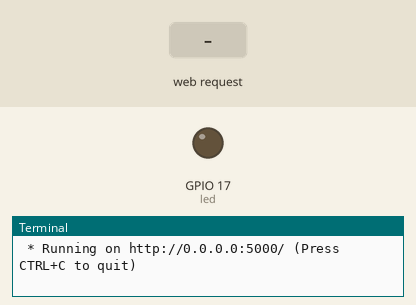
Bench run of a program on a simulated Raspberry Pi (BCM pin numbers). Shown: output pins drawn as LEDs (lit = HIGH), the last lines printed to the terminal. Inputs (shaded band) come from the test bench. The clock reads 2024-03-15 10:24:30 at power-on unless the program sets it.

Above: at 1.2 s.
1.3 s: HTTP request for /on received
At 2.2 s:
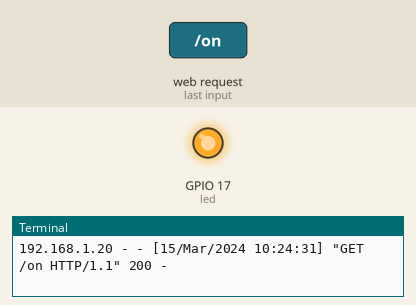
4.3 s: HTTP request for /off received
At 5.7 s:
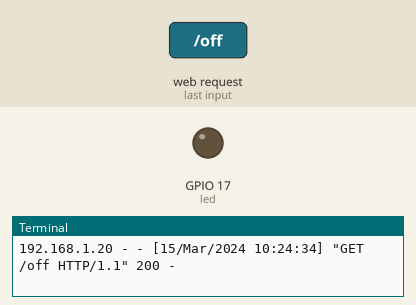
Timing chart, 0 to 7.3 s (numbered marks = the images above; inputs shaded):
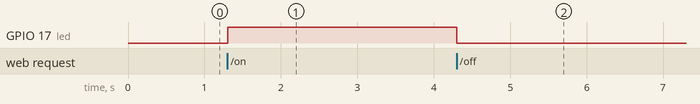

The program:

app.py
```python
from flask import Flask, render_template
from gpiozero import LED
app= Flask(__name__)
led=LED(17)
@app.route("/")
def home():
	return render_template("index.html")

@app.route("/on")
def turn_on():
	led.on()
	return "LED is ON"

@app.route("/off")
def turn_off():
	led.off()
	return "LED is Off"

app.run(host="0.0.0.0", port=5000, debug=False)
```

Measured:
- after the input at 1.3 s, GPIO 17 (led): LOW → HIGH at once
- after the input at 4.3 s, GPIO 17 (led): HIGH → LOW at once
